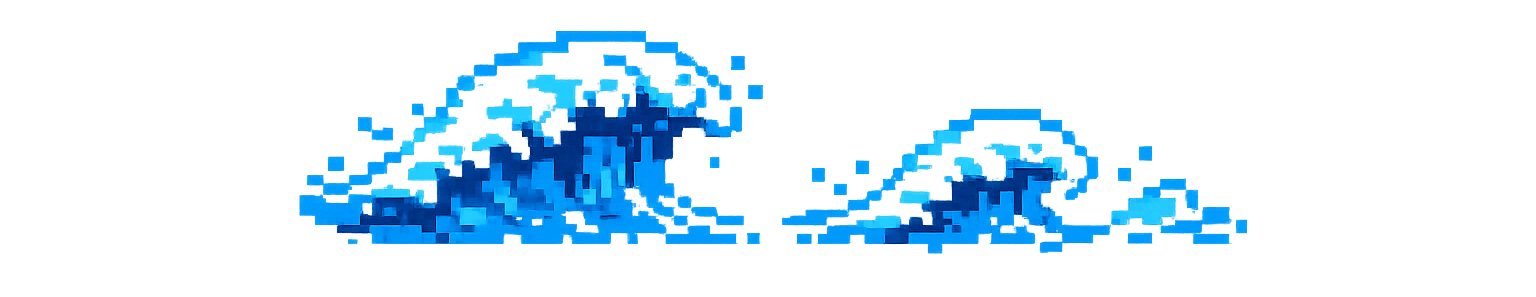
#> input picture 03_SourceCode/Website/assets/reference/m5-5/wave-large-01.png, 1536 x 297 px
$ python process-m55-assets.py
#> lines starting #> are read from the running program, lines starting #| are printed output that depends on the picture
"""Build the transparent M5.5 wave and foam sprites from owner-provided refs.

This is an authoring helper, not a production/runtime dependency. It trims the
reference canvases, removes invisible RGB residue, and quantizes visible pixels
to the site's ocean palette while preserving the original alpha silhouettes.
"""

from pathlib import Path

from PIL import Image


ROOT = Path(__file__).resolve().parents[1]
REFERENCE_DIR = ROOT / "assets" / "reference" / "m5-5"
OUTPUT_DIR = ROOT / "src" / "assets" / "m5-5"
PADDING = 8

ASSETS = {
    "wave-large-01.png": ("wave-front.png", "wave"),
    "wave-medium-02.png": ("wave-mid.png", "wave"),
    "wave-small-03.png": ("wave-back.png", "wave"),
    "bubble-foam-band-01.png": ("foam-band-front.png", "foam"),
    "bubble-clusters-02.png": ("bubble-clusters.png", "foam"),
    "bubble-foam-band-03.png": ("foam-band-mid.png", "foam"),
}

WAVE_PALETTE = (
    (0x14, 0x54, 0x9E),
    (0x1D, 0x91, 0xA9),
    (0x25, 0xBE, 0xC4),
    (0x64, 0xD8, 0xDC),
    (0xE8, 0xFF, 0xFF),
)

FOAM_PALETTE = (
    (0x25, 0xBE, 0xC4),
    (0x64, 0xD8, 0xDC),
    (0x89, 0xF0, 0xD7),
    (0xE8, 0xFF, 0xFF),
)


def quantize_alpha(alpha: int) -> int:
    if alpha < 24:
        return 0
    if alpha < 96:
        return 80
    if alpha < 176:
        return 160
    if alpha < 232:
        return 224
    return 255


def palette_index(red: int, green: int, blue: int, palette_size: int) -> int:
    brightness = red * 0.18 + green * 0.48 + blue * 0.34
    normalized = max(0.0, min(1.0, (brightness - 45) / 205))
    return min(palette_size - 1, round(normalized * (palette_size - 1)))


def process(source: Path, destination: Path, kind: str) -> None:
#> called with kind = 'wave'
    image = Image.open(source).convert("RGBA")
#> image is the input picture: PIL image 1536x297 RGBA; mean R, G, B, A 1, 23.2, 37.4, 36.9
    alpha = image.getchannel("A")
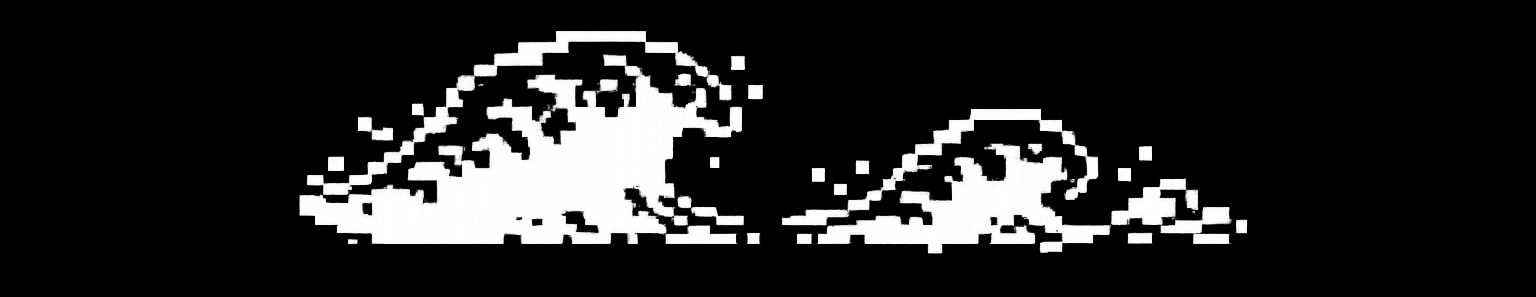
#> alpha: PIL image 1536x297 L; min 0, max 255, mean 36.9
    bbox = alpha.getbbox()
#> bbox = (83, 0, 1248, 297)
    if bbox is None:
        raise ValueError(f"Reference has no visible pixels: {source}")

    image = image.crop(bbox)
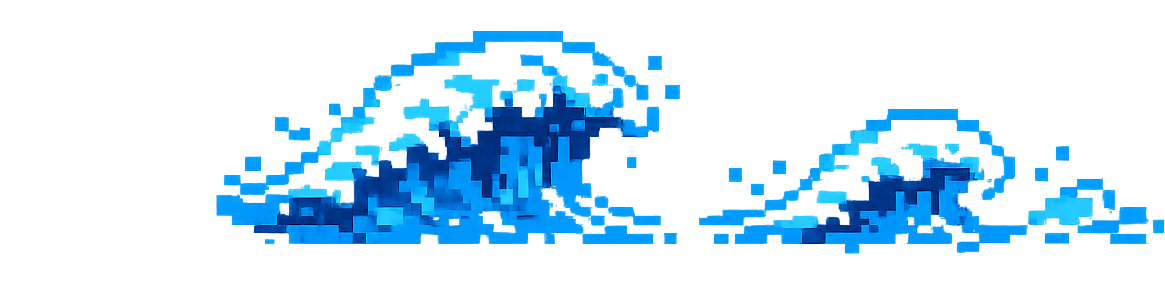
#> image: PIL image 1165x297 RGBA; mean R, G, B, A 1.3, 30.5, 49.4, 48.6; transparent parts drawn white
    palette = WAVE_PALETTE if kind == "wave" else FOAM_PALETTE
    pixels = []
    source_pixels = image.get_flattened_data() if hasattr(image, "get_flattened_data") else image.getdata()
    for red, green, blue, alpha_value in source_pixels:
        output_alpha = quantize_alpha(alpha_value)
        if output_alpha == 0:
            pixels.append((0, 0, 0, 0))
            continue
        color = palette[palette_index(red, green, blue, len(palette))]
        pixels.append((*color, output_alpha))
#> after the loop, pixels = 346005 items
    image.putdata(pixels)
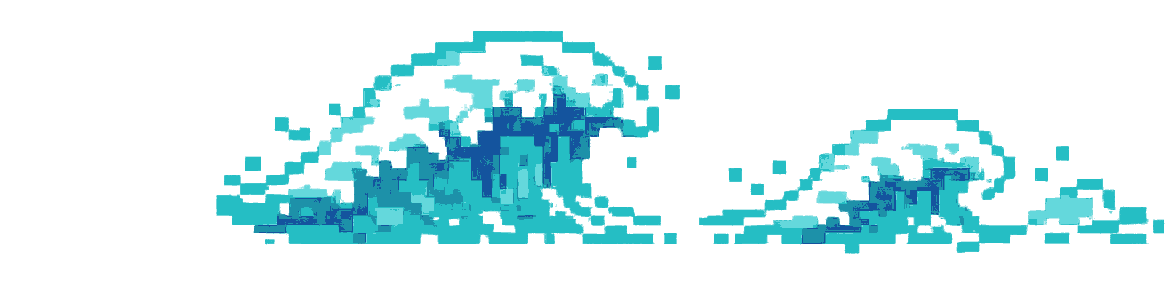
#> image: PIL image 1165x297 RGBA; mean R, G, B, A 9, 36.1, 39.2, 49.5; transparent parts drawn white

    padded = Image.new("RGBA", (image.width + PADDING * 2, image.height + PADDING * 2), (0, 0, 0, 0))
#> padded: PIL image 1181x313 RGBA; every value is 0
    padded.alpha_composite(image, (PADDING, PADDING))
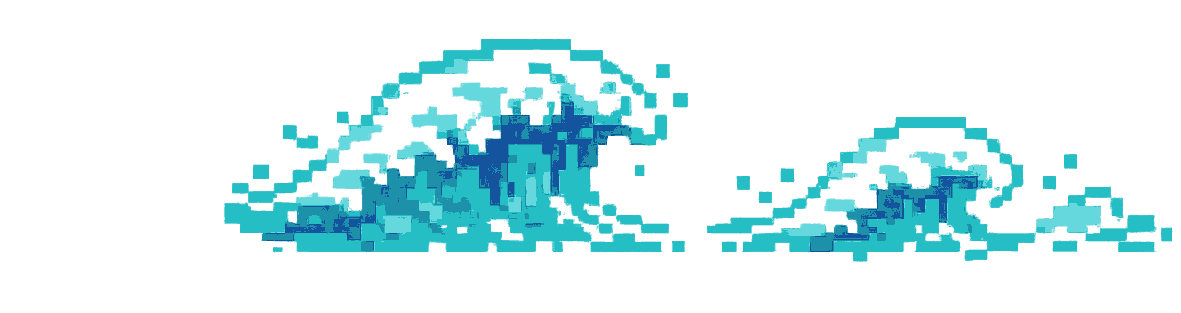
#> padded: PIL image 1181x313 RGBA; mean R, G, B, A 8.4, 33.8, 36.7, 46.4; transparent parts drawn white
    destination.parent.mkdir(parents=True, exist_ok=True)
    padded.save(destination, optimize=True)
    print(f"{source.name} -> {destination.relative_to(ROOT)} {padded.width}x{padded.height}")
#| wave-large-01.png -> src/assets/m5-5/wave-front.png 1181x313


def main() -> None:
    OUTPUT_DIR.mkdir(parents=True, exist_ok=True)
    for source_name, (output_name, kind) in ASSETS.items():
        process(REFERENCE_DIR / source_name, OUTPUT_DIR / output_name, kind)
#> pass 2 of the loop in main, `for source_name, (output_name, kind) in ASSETS.items():`:
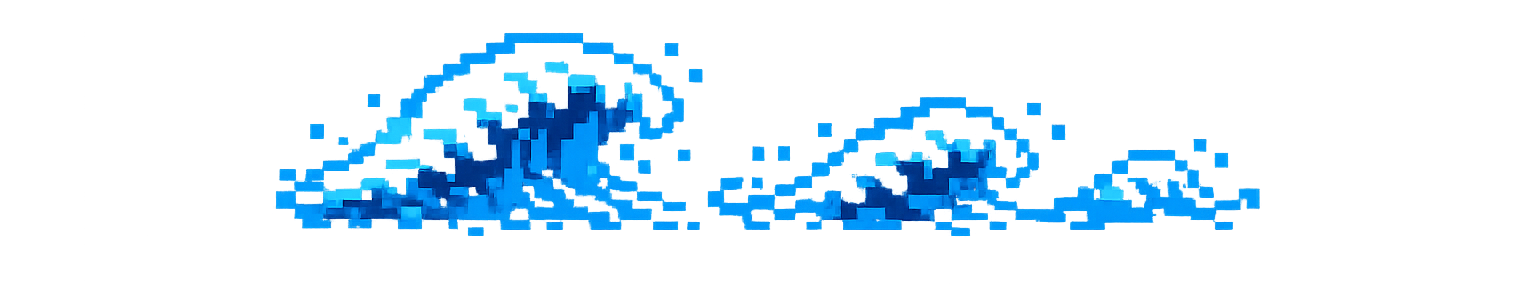
#> input picture 03_SourceCode/Website/assets/reference/m5-5/wave-medium-02.png, 1536 x 284 px
#> in process, image is the input picture: PIL image 1536x284 RGBA; mean R, G, B, A 0.6, 22.1, 36.2, 34.5
#> alpha: PIL image 1536x284 L
#> bbox = (83, 3, 1262, 284)
#> in process (call 2), `image = image.crop(bbox)`:
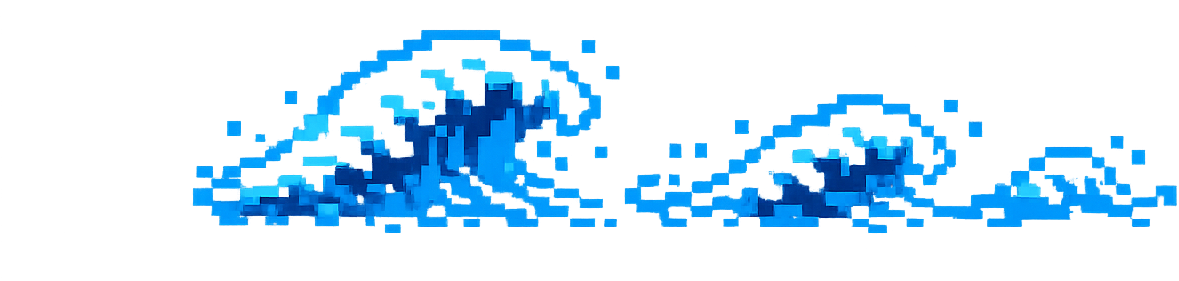
#> image: PIL image 1179x281 RGBA; mean R, G, B, A 0.7, 29.1, 47.7, 45.4; transparent parts drawn white
#> after the loop in process (call 2), `for red, green, blue, alpha_value in source_pixels:`: pixels = 331299 items
#> in process (call 2), `padded.alpha_composite(image, (PADDING, PADDING))`:
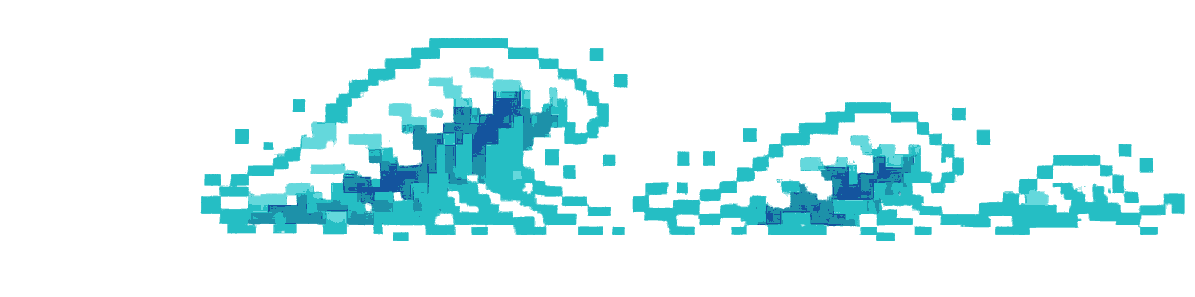
#> padded: PIL image 1195x297 RGBA; mean R, G, B, A 7.2, 32.1, 34.3, 43.2; transparent parts drawn white
#| wave-medium-02.png -> src/assets/m5-5/wave-mid.png 1195x297
#> pass 3 of the loop in main, `for source_name, (output_name, kind) in ASSETS.items():`:
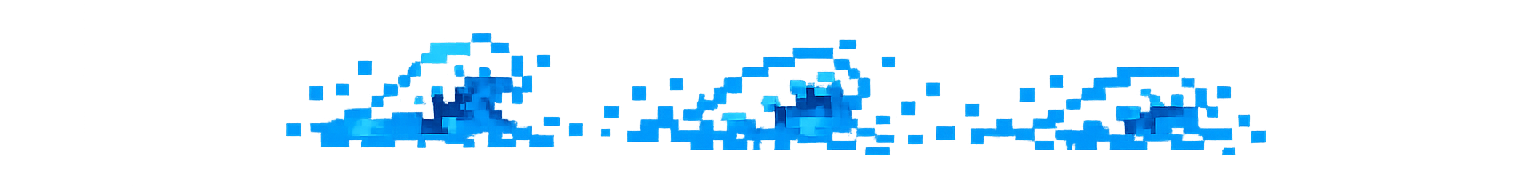
#> input picture 03_SourceCode/Website/assets/reference/m5-5/wave-small-03.png, 1536 x 187 px
#> in process, image is the input picture: PIL image 1536x187 RGBA; mean R, G, B, A 0.4, 20.8, 33.4, 29.9
#> alpha: PIL image 1536x187 L
#> bbox = (83, 1, 1267, 186)
#> in process (call 3), `image = image.crop(bbox)`:
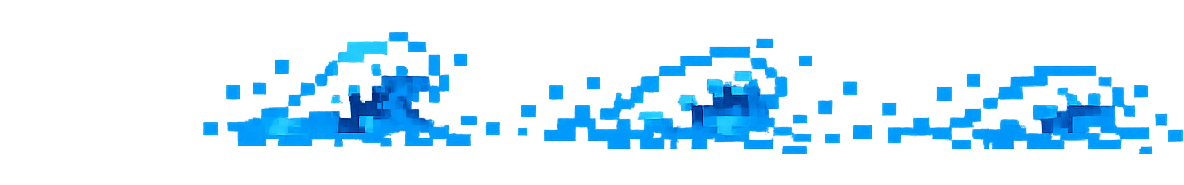
#> image: PIL image 1184x185 RGBA; mean R, G, B, A 0.5, 27.3, 43.8, 39.2; transparent parts drawn white
#> after the loop in process (call 3), `for red, green, blue, alpha_value in source_pixels:`: pixels = 219040 items
#> in process (call 3), `padded.alpha_composite(image, (PADDING, PADDING))`:
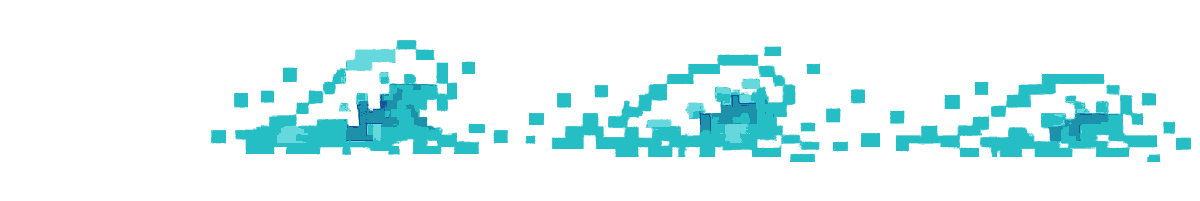
#> padded: PIL image 1200x201 RGBA; mean R, G, B, A 6.1, 28.3, 29.5, 36.4; transparent parts drawn white
#| wave-small-03.png -> src/assets/m5-5/wave-back.png 1200x201
#> the loop made 4 passes; the first 3 are shown


if __name__ == "__main__":
#> (the run stopped early here; a loop or call above may not have finished)
